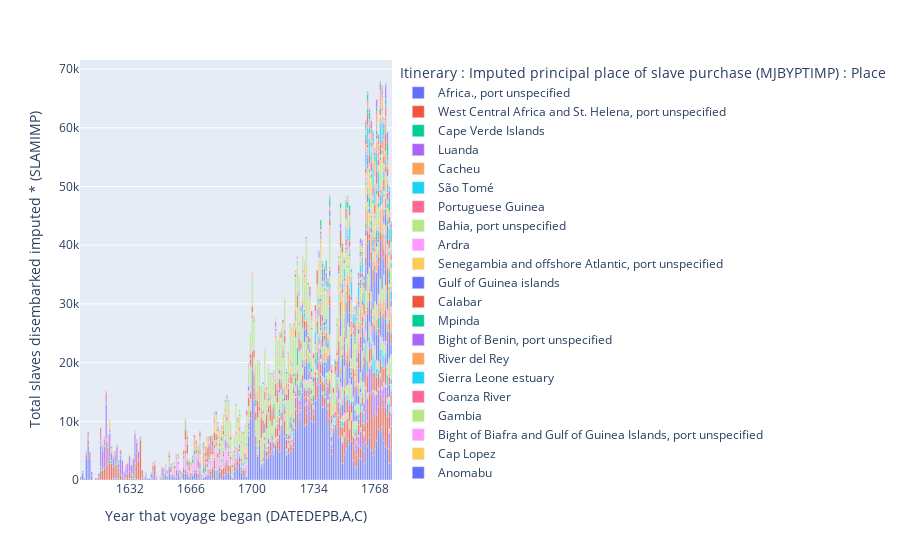

The cell this chart's notebook holds for it:
### Code cell
fig = px.bar(df2, x=dates_emb.value, # constructs the stacked bar graph
             y=numeric_emb.value, color=geo_emb.value
             )
fig.update_xaxes(dtick=int((maxyear-minyear)/10)) # updates the interval between each tick on the x-axis. 
fig.show()
